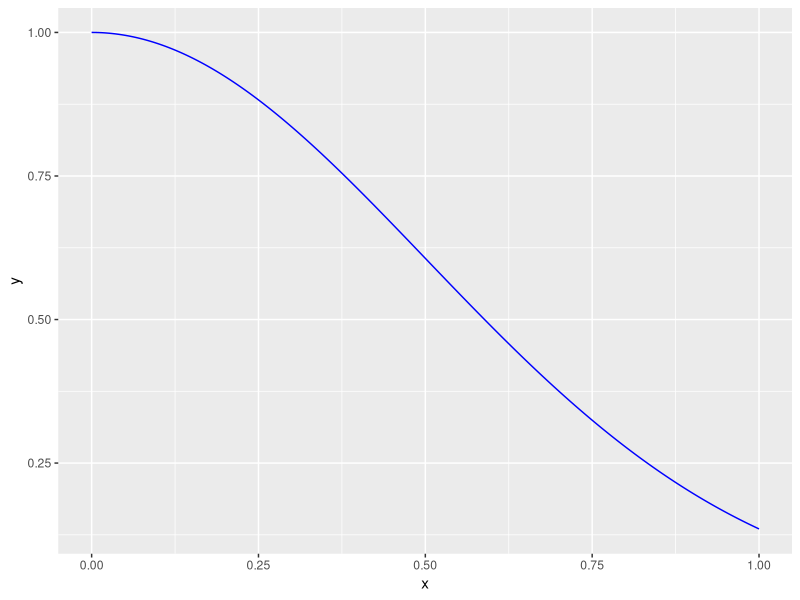
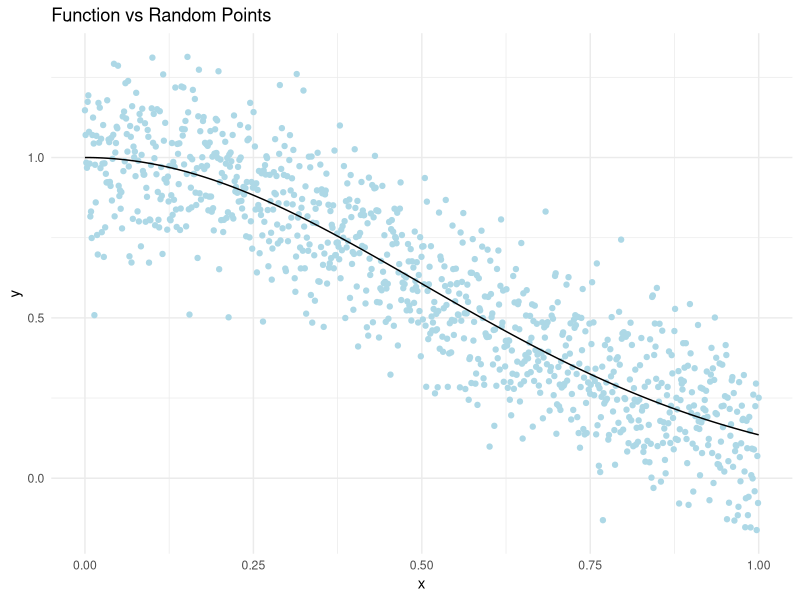

The R script that drew these images, in order: (Note: this script raises an error after producing the figures.)
library(ggplot2)
library(splines)
library(MLmetrics)
library(Hmisc)
library(Matrix)
library(tidyr)
library(dplyr)

n <- 1000
b <- (1/3)
set.seed(2024)
J <- floor(2*n^b)


x <- seq(0, 1, length.out = n)
f <- function(x) exp(-2 * x^2)
z <- f(x)
sd <- 0.15
sigma_sq <- sd^2
(SNR <- var(z)/sd^2)
y <- z + rnorm(n, mean = 0, sd = sd)

lambda <- c(0.1, 1, 10)

(sigma_theta <- sd / sqrt(lambda)) 

data <- data.frame(x = x, y = y, z = z)

ggplot(data, aes(x = x)) +
  geom_line(aes(y = z), color = "blue") +
  labs(x = "x", y = "y")

ggplot(data, aes(x = x)) +
  geom_point(aes(y = y), color = "lightblue") +
  geom_line(aes(y = z), color = "black") +
  labs(title = "Function vs Random Points", x = "x", y = "y") +
  theme(plot.title = element_text(size = 16)) +
  scale_color_manual(values = c("lightblue", "black")) +
  theme_minimal()




t <- c(-0.0002, -0.0001, seq(0,1, length.out = J),1.0001, 1.0002)
Sp_order <- 3
B <- splineDesign(t, x, ord = Sp_order, outer.ok = TRUE,
                  sparse = TRUE)

Hs1 <- horseshoesp(y, B, method.tau = c("halfCauchy"), Sigma2 = (sd)^2, tau=1, s=2,
                   method.sigma = c("fixed"), burn = 1000, nmc = 5000, thin = 1)
beta_hat1 <- as.vector(unlist(Hs1[1]))


# Create a data frame
plot_data <- data.frame(
  x = x,
  True_Function = z,
  Estimated = as.numeric(B%*%beta_hat1)
)

# Plot
ggplot(plot_data, aes(x = x)) +
  geom_line(aes(y = True_Function), color = "red", linewidth = 0.8) +  # True function (line)
  geom_point(aes(y = Estimated), color = "blue", size = 0.5, alpha = 0.5) +  # Estimates (points)
  labs(
    title = "True Function vs. Posterior Estimates",
    x = "x",
    y = "Value"
  ) +
  theme_minimal()

MSE(z,as.numeric(B%*%beta_hat1))




num_seeds <- 1
random_seeds <- sample(0:2000, num_seeds)
J_values <- seq(10, 100, by = 10)

B_list <- lapply(J_values, function(j) {
  knots <- c(-0.0002, -0.0001, seq(0, 1, length.out = j - 4), 1.0001, 1.0002)
  splineDesign(knots, x, ord = Sp_order, outer.ok = TRUE, sparse = FALSE)
})

results <- list()


for (tau in sigma_theta) {
  tau_sq <- tau  # Using τ directly for clarity
  MSE_matrix <- matrix(0, nrow = num_seeds, ncol = length(J_values))
  
  for (i in 1:num_seeds) {
    set.seed(random_seeds[i])
    y <- z + rnorm(n, 0, sd)
    
    for (j in seq_along(J_values)) {
      B <- B_list[[j]]
      p <- ncol(B)
      
      # Bayesian linear regression computation
      precision_matrix <- (1/tau_sq) * diag(p) + (1/sigma_sq) * crossprod(B)
      theta <- solve(precision_matrix, (1/sigma_sq) * crossprod(B, y))
      
      MSE_matrix[i, j] <- MSE(z, B %*% theta)
    }
  }
  results[[paste0("tau_", tau)]] <- data.frame(
    J = J_values,
    Avg_MSE = colMeans(MSE_matrix),
    Tau = factor(paste("τ =", tau), 
                 levels = paste("τ =", sigma_theta))
  )
}

plot_data <- do.call(rbind, results)

# Create visualization
ggplot(plot_data, aes(x = J, y = Avg_MSE, color = Tau)) +
  geom_line(size = 1) +
  geom_point(size = 2) +
  labs(title = "Average MSE vs Number of Knots for Different Prior Variances",
       x = "Number of Knots (J)",
       y = "Average MSE",
       color = "Prior Variance (τ)") +
  theme_minimal() +
  scale_color_manual(values = c("#E69F00", "#56B4E9", "#009E73")) +
  theme(legend.position = "bottom",
        plot.title = element_text(hjust = 0.5))


sigma_theta <- sigma_theta[1]


t <- c(-0.0002, -0.0001, seq(0,1, length.out = J),1.0001, 1.0002)
Sp_order <- 3
B <- splineDesign(t, x, ord = Sp_order, outer.ok = TRUE,
                  sparse = TRUE)

Hs1 <- horseshoesp(y, B, method.tau = c("truncatedCauchy"), Sigma2 = (sd)^2, tau=0.5, s=0.5,
                   method.sigma = c("fixed"), burn = 1000, nmc = 5000, thin = 1)
beta_hat1 <- as.vector(unlist(Hs1[1]))




df_estimation <- data.frame(x=x, estimated_y=as.numeric(B%*%beta_hat1), actual_y=z)

ggplot(df_estimation, aes(x=x))+
  geom_point(aes(y = estimated_y, color = "Estimation"), size = 0.8) +
  geom_line(aes(y = actual_y, color = "Actual Function"), size = 1) +
  labs(x = "x", y = "y", color=NULL) +
  scale_color_manual(values = c("lightblue", "black")) +
  theme_minimal() +
  theme(plot.title = element_text(size = 14, face = "bold"))

precision_matrix <- (1/(sigma_theta)^2) * diag(ncol(B)) + (1/sigma_sq) * crossprod(B)
theta <- solve(precision_matrix, (1/sigma_sq) * crossprod(B, y))


Hs1$TauHat
MSE(z,as.numeric(B%*%beta_hat1))
MSE(z, as.numeric(B%*%theta))





J_values <- c(seq(200,1000, by =200))
mse_values_3_1 <- numeric(length(J_values))
mse_values_3_2 <- numeric(length(J_values))
mse_values_3_3 <- numeric(length(J_values))

for (i in seq_along(J_values)) {
  t <- c(-0.0002, -0.0001, seq(0,1, length.out = J_values[i]-4),1.0001, 1.0002)
  Sp_order <- 3
  B <- splineDesign(t, x, ord = Sp_order, outer.ok = TRUE,
                    sparse = TRUE)
  Hs1 <- horseshoesp(y, B,
                     method.tau = "halfCauchy",
                     Sigma2 = (sd)^2,
                     tau = 1,
                     method.sigma = "fixed",
                     burn = 1000,
                     nmc = 5000)
  Hs2 <- horseshoesp(y, B,
                     method.tau = "truncatedCauchy",
                     Sigma2 = (sd)^2,
                     tau = 1,
                     method.sigma = "fixed",
                     burn = 1000,
                     nmc = 5000)
  Hs3 <- horseshoesp(y, B,
                     method.tau = "truncatedCauchy",
                     Sigma2 = (sd)^2,
                     tau = 1,
                     s = 1,
                     method.sigma = "fixed",
                     burn = 1000,
                     nmc = 5000)
  beta_hat1 <- as.vector(unlist(Hs1[1]))
  beta_hat2 <- as.vector(unlist(Hs2[1]))
  beta_hat3 <- as.vector(unlist(Hs3[1]))
  mse_values_3_1[i] <- MSE(z, as.numeric(B %*% beta_hat1))
  mse_values_3_2[i] <- MSE(z, as.numeric(B %*% beta_hat2))
  mse_values_3_3[i] <- MSE(z, as.numeric(B %*% beta_hat3))
  cat(sprintf("J=%d | MSE_1=%.4f, | MSE_2=%.4f, | MSE_3=%.4f\n", J_values[i], 
              mse_values_3_1[i], mse_values_3_2[i], mse_values_3_3[i]))
}

df <- data.frame(J_values, mse_values_3_1, mse_values_3_2, mse_values_3_3) %>%
  pivot_longer(cols = -J_values, names_to = "MSE_Type", values_to = "MSE")

# Rename MSE_Type for better legend display
df$MSE_Type <- factor(df$MSE_Type, labels = c("MSE 3_1", "MSE 3_2", "MSE 3_3"))

# Plot using ggplot
ggplot(df, aes(x = J_values, y = MSE, color = MSE_Type, shape = MSE_Type)) +
  geom_line() +
  geom_point(size = 3) +
  labs(title = "MSE vs Number of Knots",
       x = "Number of Knots (J)", 
       y = "MSE") +
  theme_minimal() +
  scale_color_manual(values = c("red", "blue", "green")) +
  theme(legend.title = element_blank())
